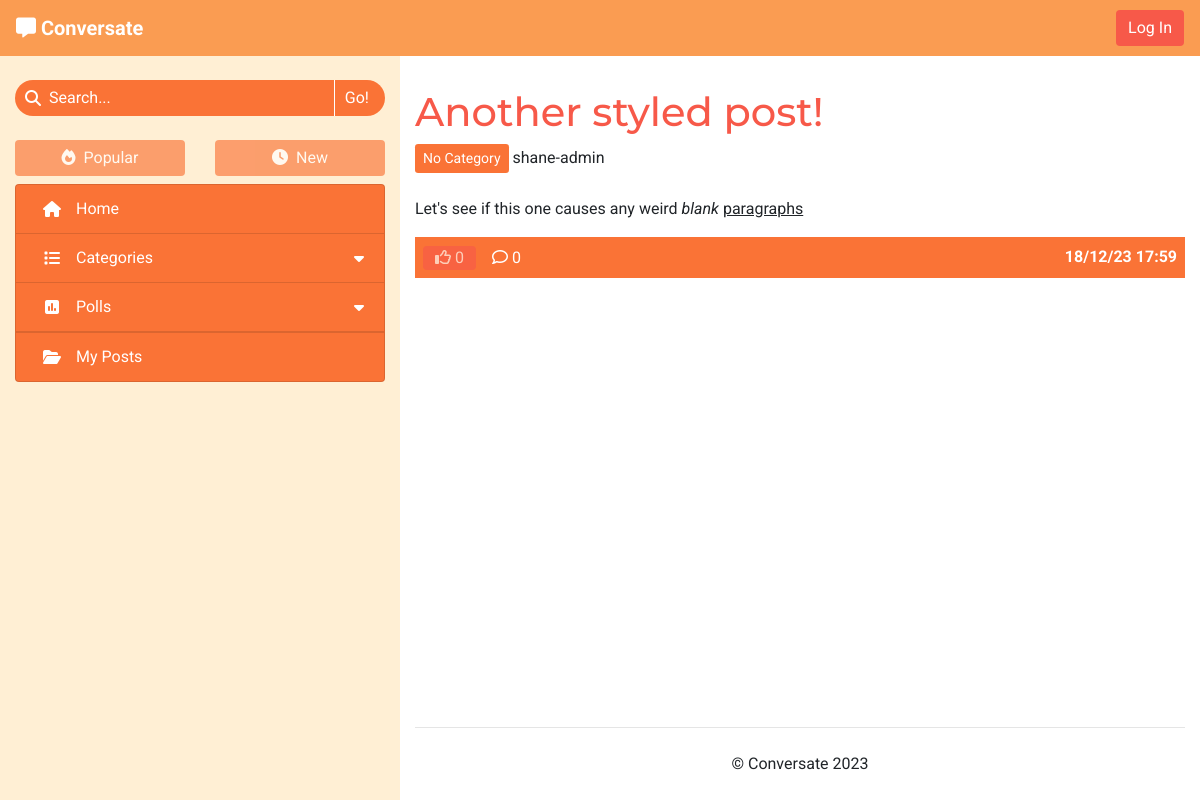
The app's page /no-category-oleaVWoA-another-styled-post/, older data.
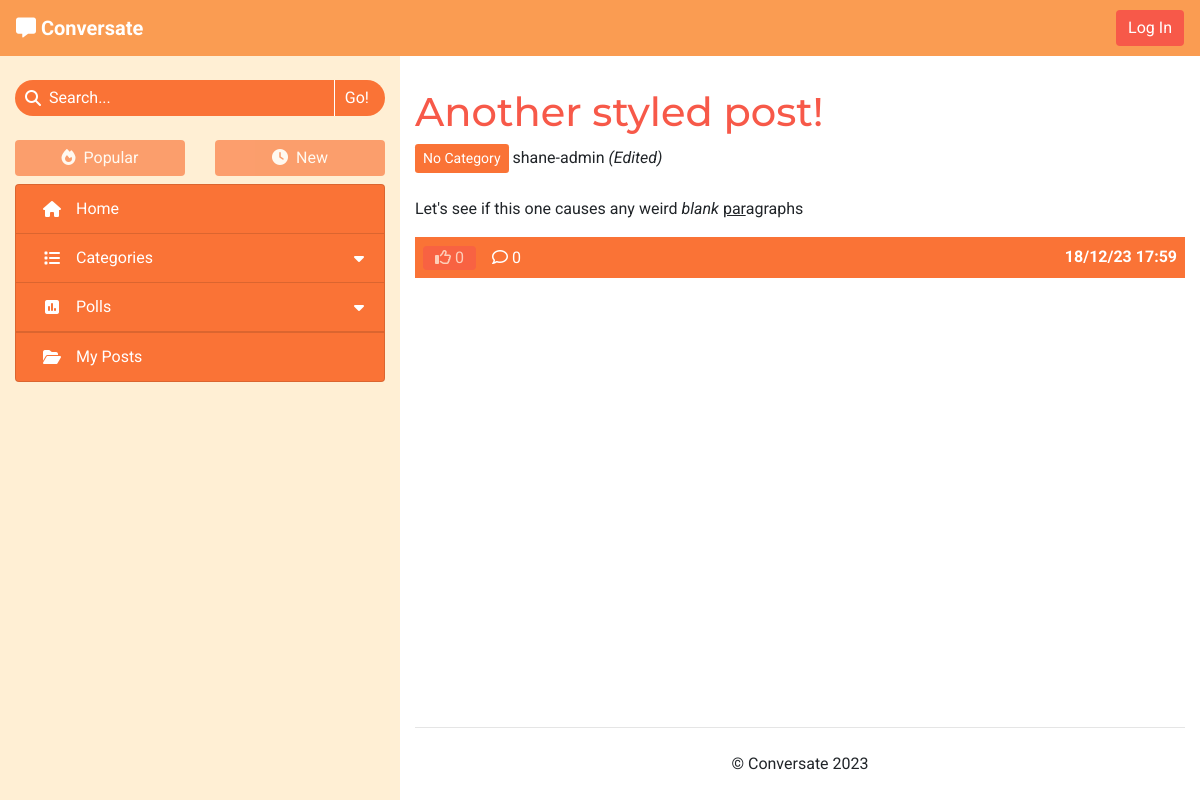
The same page, newer data.
### forum/models.py (models this page shows, shortened)
class Post(models.Model):
    title = models.CharField(max_length=100)
    slug = models.SlugField(max_length=100, unique=True)
    category = models.ForeignKey(Category, on_delete=models.CASCADE,
                                 related_name='tagged_posts')
    image = CloudinaryField('image', blank=True)
    image_position = models.IntegerField(blank=True, null=True)
    posted_by = models.ForeignKey(User, on_delete=models.CASCADE,
                                  related_name='added_posts')
    posted_on = models.DateTimeField(auto_now_add=True)
    content = models.TextField()
    tags = models.CharField(max_length=200, blank=True)
    edited = models.BooleanField(default=False)
    likes = models.ManyToManyField(User, related_name='post_likes', blank=True)
    approved = models.BooleanField(default=False)
    class Meta:
        ordering = ['-posted_on']
    def number_of_likes(self):
        return self.likes.count()
    def number_of_comments(self):
        return self.comments.count()

class Category(models.Model):
    name = models.CharField(max_length=30, unique=True)
    slug = models.SlugField(max_length=30, unique=True)
    icon = models.CharField(max_length=30, default="fa-tag")
    def __str__(self):
        return self.name
    def number_of_posts(self):
        return self.tagged_posts.count()

### forum/views.py (the view)
# urls.py: path('<slug:slug>/', views.ViewPost.as_view(), name='view_post'),
class ViewPost(View):
    def get(self, request, slug):
        post = get_object_or_404(Post, slug=slug)
        context = get_post_context(request, post)
        return render(request, 'post_details.html', context)

### forum/core/categories.py (called while the page is built)
def get_top_categories(limit=CATEGORY_COLLAPSIBLE_LIMIT):
    categories = list(Category.objects
                      .annotate(num_posts=Count('tagged_posts'))
                      .filter(num_posts__gt=0)
                      .order_by('-num_posts'))
    num_categories = len(categories)
    category_none = Category.objects.get(slug='none')
    if category_none in categories:
        categories.remove(category_none)
    return {
        'num_categories': num_categories,
        'top_categories': categories[:limit],
        'has_more_categories': (len(categories) > limit)
    }

### forum/core/content.py (called while the page is built)
def get_base_context(request):
    context = get_top_categories()
    context['disable_sort'] = True
    return context

def get_post_context(request, post):
    context = get_base_context(request)
    context['post'] = post
    context['comments'] = post.comments.order_by('-posted_on')
    return context

### templates/post_details.html (shortened to what this page needs)
{% extends "base.html" %}
{% load static %}
{% load template_tags %}
{% block content %}
    <h1>{{ post.title }}</h1>
    <a class="btn btn-sm category" href="{% url 'categories' post.category.slug %}">{{ post.category }}</a>
    <span>{{ post.posted_by }}
        {% if post.edited %}
            <em>(Edited)</em>
        {% endif %}
    </span>
    <br><br>
    <div id="post-content" class="mb-3">{{ post.content|safe }}</div>
    <div id="post-footer" class="d-flex justify-content-between mt-2">
        <div class="post-footer-buttons">
            {% if user.is_authenticated %}
            <form class="d-inline" method="POST" action="{% url 'like_post' post.slug %}">
                {% csrf_token %}
                {% if user in post.likes.all %}
                    <button type="submit" class="btn py-0 line-separate" aria-label="Unlike this post">
                        <i class="fa-solid fa-thumbs-up"></i>
                {% else %}
                    <button type="submit" class="btn py-0 line-separate" aria-label="Like this post">
                        <i class="fa-regular fa-thumbs-up"></i>
                {% endif %}
                    {{ post.number_of_likes }}
                </button>
            </form>
            {% else %}
                <span class="btn disabled py-0" aria-disabled="true">
                    <i class="fa-regular fa-thumbs-up"></i>
                    {{ post.number_of_likes }}
                </span>
            {% endif %}
            {% if user.is_authenticated %}
                <a class="btn py-0{% if user == post.posted_by %} line-separate{% endif %}" href="#post-comment" aria-label="Post a comment">
            {% else %}
                <a class="btn py-0{% if user == post.posted_by %} line-separate{% endif %}" href="#comments" aria-label="View the post's comments">
            {% endif %}
                <i class="fa-regular fa-comment"></i>
                {{ post.number_of_comments }}
            </a>
        </div>
        <div class="center-to-container">
            <strong>{{ post.posted_on|date:"d/m/y G:i" }}</strong>
        </div>
    </div>
    <br>
    <br>
{% endblock %}

Row changes from the older to the newer data that the page shows:
changed Post "Another styled post!": edited False → True (drawn); content "Let's see if this one causes any weird blank paragraphs" → "Let's see if this one causes any weird blank par agraphs"
Text that changed along with them:
text now shown: "(Edited)"
